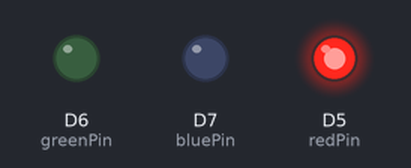
Bench run of a sketch on a simulated ESP8266 (NodeMCU). On the bench: output pins drawn as LEDs (lit = HIGH).

Above: at 0.5 s.
At 1.5 s:
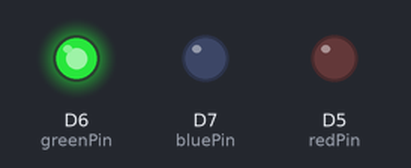
At 2.5 s:
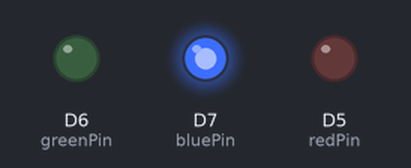
At 3.5 s:
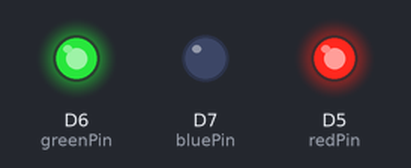
At 4.5 s:
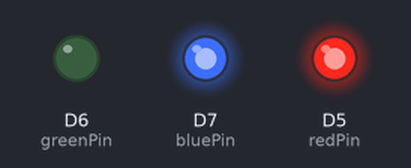
At 5.5 s:
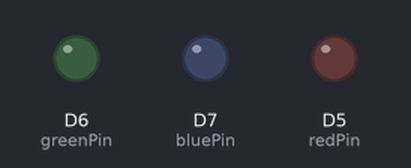
Timing chart, 0 to 7.8 s (numbered marks = the images above):
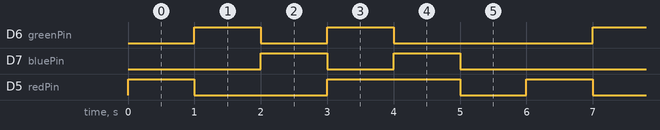

Measured:
- by itself, D6 (greenPin), D7 (bluePin): repeats every 6.0 s: LOW 1.0 s, HIGH 1.0 s, LOW 3.0 s, HIGH 1.0 s
- by itself, D5 (redPin): repeats every 6.0 s: LOW 2.0 s, HIGH 2.0 s, LOW 1.0 s, HIGH 1.0 s
- by itself, everything shown: repeats every 6.0 s, in 6 steps

The sketch:

led_test.ino
```cpp
// --- Configuration ---
// Define the pins exactly as they are printed on your board
const int redPin = D5;
const int greenPin = D6;
const int bluePin = D7;

void setup() {
  // Tell the ESP32 these pins will send power OUT to the MOSFETs
  pinMode(redPin, OUTPUT);
  pinMode(greenPin, OUTPUT);
  pinMode(bluePin, OUTPUT);

  // Start with all LEDs OFF for safety
  setColor(0, 0, 0);
}

void loop() {
  // 1. Pure RED Test
  setColor(255, 0, 0);
  delay(1000);

  // 2. Pure GREEN Test
  setColor(0, 255, 0);
  delay(1000);

  // 3. Pure BLUE Test
  setColor(0, 0, 255);
  delay(1000);

  // 4. Color Mixing: YELLOW (Red + Green)
  setColor(255, 255, 0);
  delay(1000);

  // 5. Color Mixing: PURPLE (Red + Blue)
  setColor(255, 0, 255);
  delay(1000);

  // 6. Turn OFF before restarting the loop
  setColor(0, 0, 0);
  delay(1000);
}

// --- Helper Function ---
void setColor(int redValue, int greenValue, int blueValue) {
  // Send a rapid PWM signal to the MOSFETs to dim the colors
  analogWrite(redPin, redValue);
  analogWrite(greenPin, greenValue);
  analogWrite(bluePin, blueValue);
}
```
